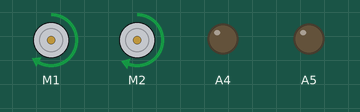
The sketch below on a simulated Arduino Uno, built with avr-gcc and run on an emulated ATmega328P. On the bench: 2 × DC motor (green arrow = forward, orange = backward, longer = faster), output pins drawn as LEDs (lit = HIGH). At 17.2 s the program stops and its outputs stay as they are.

Above: at 2.1 s.
At 6.29 s:
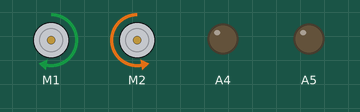
At 10.24 s:
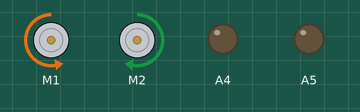
At 16.8 s:
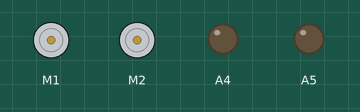
Timing chart, 0 to 18.3 s (numbered marks = the images above):
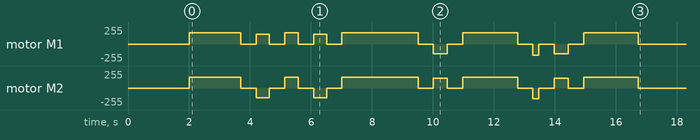

The sketch:

Final_RedBot_Code.ino
```cpp
#include <RedBot.h>

// Initialize RedBot components
RedBotMotors motors;

// Motor speed (adjust as needed)
int motorSpeed = 200; // Reduced base speed range: -255 to 255
int turnSpeed = 150; // Reduced maximum speed for sharper turns

// Time durations for straight movement and turns (in milliseconds)
const int straightTime = 2700; // Base time to move straight (adjust as needed)
const int additionalTime = 2000; // Additional time for 15 cm (adjust based on speed)
const int firstTurnTime = 250; // Slightly sharper turn for all turns
const int alienTurnTime = 150; //Turn to go towards the alien
const int secondTurnTime = 400; // Sharper turn for the second turn (reduced by 50 ms)
const int thirdTargetExtraTime = -100; // Reduce the third target distance by 2 seconds

void setup() {
  Serial.begin(9600); // Initialize serial communication
  delay(2000); // Wait for 1 second before starting
  pinMode(A4,OUTPUT);
  pinMode(A5,OUTPUT);
}

void loop() {
  // Move straight and perform turns based on the sequence
  moveStraight(1700); // Move straight for the first target duration + 15 cm

 //////ONLY USE CODE BELOW IF USING MOTOR TO CONTROL CLAW MECHANISM
 //go into the alien
 // turnLeft(180);
 // moveStraight(700);

  // Have the claw open
 // digitalWrite(A4,HIGH);
  //digitalWrite(A5,LOW);
  //delay(700);
  //digitalWrite(A4,LOW);
  //digitalWrite(A5,HIGH);
  //delay(700);

  //close the claw
  //digitalWrite(A4,LOW);
 // digitalWrite(A5,LOW);

//back out of alien area
 // moveBackwards(600);
 // turnLeft(300); // Sharper turn after the second target duration
//  moveBackwards(500); // Move straight for the second target duration
 // turnRight(275); // Sharper turn after the second target duration

//if not going into alien area, turn onto ramp
  turnRight(430);
  moveStraight(450);
  turnRight(430);

//on the ramp
  moveStraight(2500); // Move straight for the third target duration (reduced by 2 seconds)
  turnLeft(460); // Turn left after the third target distance

//horizantal long area
  moveStraight(1800); // Move straight for the fourth target duration
  moveBackwards(200);
  turnLeft(460); // Turn left after the fourth target distance

//final leg
  moveStraight(1800); // Move straight for the fifth target duration

  // Stop the motors after completing all movements
  motors.brake();
  while (true); // Stop the program
}

// Function to move straight for a given duration
void moveStraight(int duration) {
  // Inverted motors: swap the motor directions
  motors.leftDrive(170); // Left motor backward
  motors.rightDrive(160); // Right motor backward
  delay(duration); // Move for the specified duration
  motors.brake(); // Stop the motors
  delay(500); // Pause before the next action
}


// Function to move backwards for a given duration
void moveBackwards(int duration) {
  // Inverted motors: swap the motor directions
  motors.leftDrive(-170); // Left motor backward
  motors.rightDrive(-160); // Right motor backward
  delay(duration); // Move for the specified duration
  motors.brake(); // Stop the motors
  delay(500); // Pause before the next action
}

// Function to turn right with adjustable turn time
void turnRight(int turnDuration) {
  // Inverted motors: swap the motor directions
  motors.leftDrive(turnSpeed); // Left motor backward at maximum speed
  motors.rightDrive(-turnSpeed); // Right motor forward at maximum speed
  delay(turnDuration); // Turn for the specified duration
  motors.brake(); // Stop the motors
  delay(500); // Pause before the next action
}

// Function to turn left with adjustable turn time
void turnLeft(int turnDuration) {
  // Inverted motors: swap the motor directions
  motors.leftDrive(-turnSpeed); // Left motor forward at maximum speed
  motors.rightDrive(turnSpeed); // Right motor backward at maximum speed
  delay(turnDuration); // Turn for the specified duration
  motors.brake(); // Stop the motors
  delay(500); // Pause before the next action
}
```

Measured:
- by itself, motor M1: stopped → forward 169/255 at 2.0 s, → stopped 1.7 s later, → forward 149/255 0.50 s later, → stopped 0.43 s later, … (20 changes in this stretch)
- by itself, motor M2: stopped → forward 159/255 at 2.0 s, → stopped 1.7 s later, → backward 149/255 0.50 s later, → stopped 0.43 s later, … (20 changes in this stretch)
